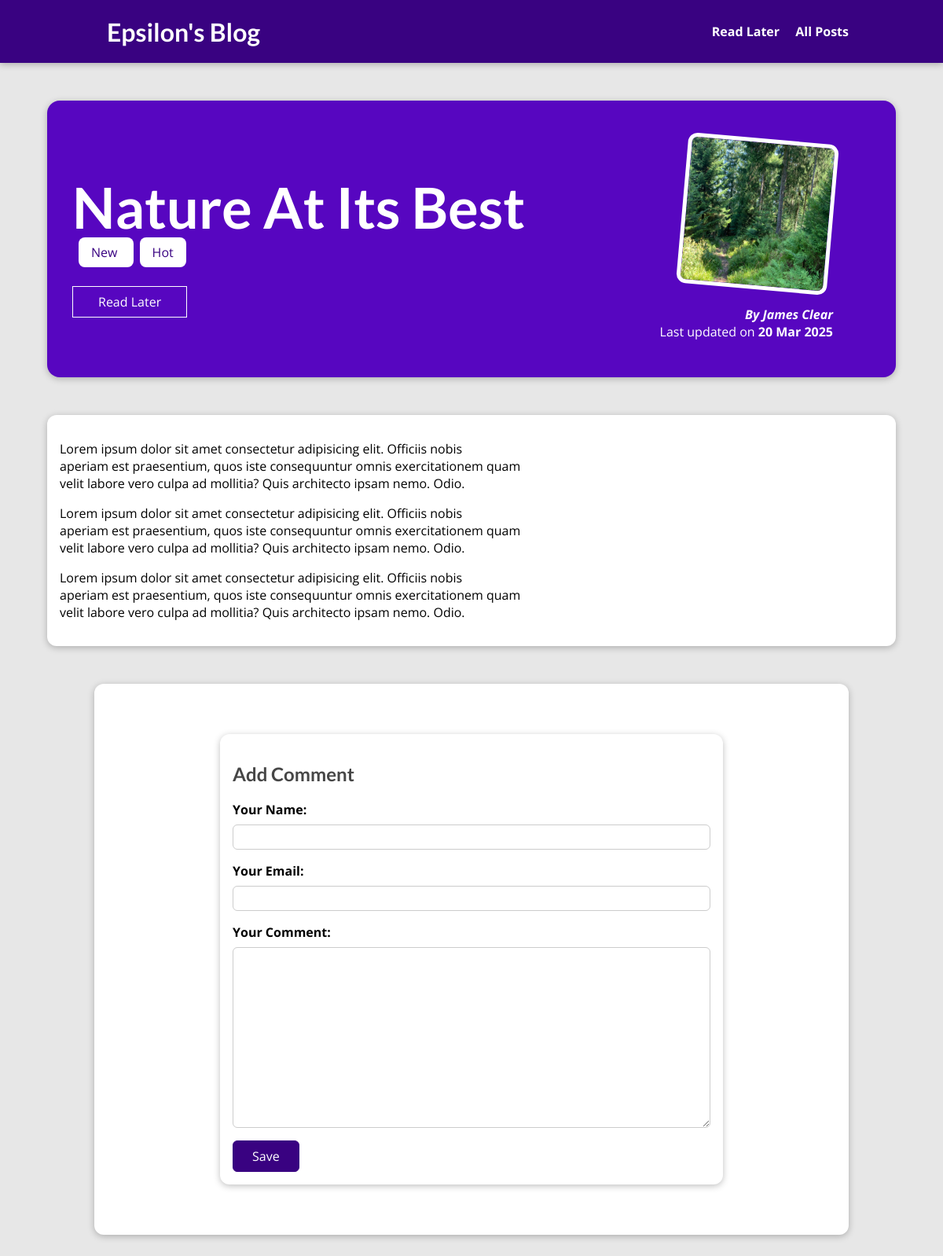
Page /posts/nature-at-its-best on the earlier database version.
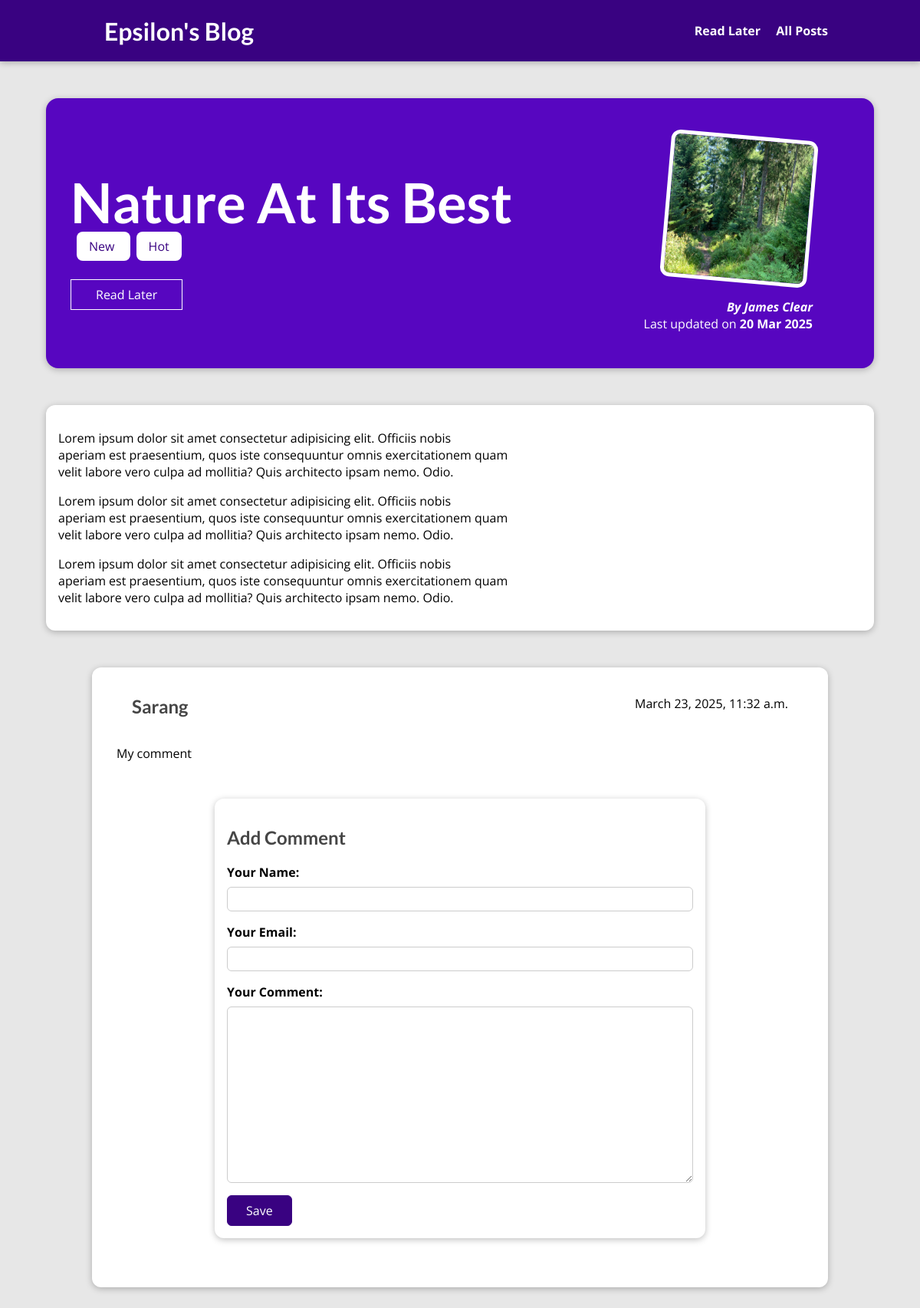
Same page on the later database version.
### blog/models.py (models this page shows, shortened)
class Post(models.Model):
    title = models.CharField(max_length=150)
    excerpt = models.CharField(max_length=200)
    image = models.ImageField(upload_to="uploads/images",null=True)
    date = models.DateField(auto_now=True)
    slug = models.SlugField(unique=True,db_index=True)
    content = models.TextField(validators=[MinLengthValidator(10)])
    author = models.ForeignKey(Author,on_delete=models.SET_NULL,related_name="posts",null=True)
    tags = models.ManyToManyField(Tag)

class Tag(models.Model):
    caption = models.CharField(max_length=20)

class Author(models.Model):
    first_name = models.CharField(max_length=50)
    last_name = models.CharField(max_length=50)
    email_address = models.EmailField()
    def __str__(self):
        return f"{self.first_name} {self.last_name}"

class Comment(models.Model):
    user_name = models.CharField(max_length=120)
    user_email = models.EmailField()
    text = models.TextField(max_length=400)
    datetime = models.DateTimeField(auto_now=True,null=True)
    post = models.ForeignKey(Post,on_delete=models.CASCADE,related_name="comments")

### blog/views.py (the view, shortened to what this page needs)
# urls.py: path("posts/<slug:slug>",views.PostDetailView.as_view(),name="post-detail-page"),
class PostDetailView(View):
    def is_stored_posts(self,request,post_id):
        stored_posts = request.session.get("stored_posts")
        if stored_posts is not None:
            is_saved_for_later = post_id in stored_posts
        else:
            is_saved_for_later = False
        return is_saved_for_later
    def get(self,request,slug):
        post = Post.objects.get(slug=slug)
        post_tags = post.tags.all()
        commentform = CommentForm()
        return render(request,'blog/post-details.html',{
            "post":post,
           "post_tags": post_tags,
           "comment_form": commentform ,
           "comments": post.comments.all().order_by("-datetime"),
           "saved_for_later" : self.is_stored_posts(request,post.id)
        })

### blog/forms.py
class CommentForm(forms.ModelForm):
    class Meta:
        model = Comment
        exclude = ["post"]
        labels = {
            "user_name" : "Your Name",
            "user_email" : "Your Email",
            "text" : "Your Comment"
        }

### blog/templates/blog/post-details.html (shortened to what this page needs)
{% extends "base.html" %}
{% load static %}
{% block css_files %}
  <link rel="stylesheet" href="{% static "blog/post-details.css" %}" />
{% endblock %}
{% block content %}
<section id="summary">
    <h2>{{post.title}} </h2>
    <div>
        {% for tag in post_tags %}
            <span class="tag"> {{tag.caption}} </span>
        {% endfor %}
    </div>
    <div id="read-later">
        <form action="{% url "read-later" %}", method=POST>
            <button >{% if saved_for_later %}
                    Remove from read later.
                {%else%}
                    Read Later
                {% endif %} </button>
        </form>
    </div>
    <article>
        <img src=" {{ post.image.url }}" alt="{{post.title}}"/>
        <address><a href="mailto:{{ post.author.email_address}}"> By {{post.author}}</a> </address>
        <div>
            Last updated on <time> {{post.date |date:"d M Y"}} </time>
        </div>
    </article>
</section>
<main>
{{post.content|linebreaks}}
</main>
<section id="comments">
    <ul>
        {% for comment in comments %}
        <li>
            <div class="comment-heading">
            <h2> {{ comment.user_name}} </h2>
             {% if comment.datetime %}<p>
                {{ comment.datetime}}
             </p>{% endif %}
            </div>
            <p> {{ comment.text | linebreaks }} </p>
        </li>
        {% endfor %}
    </ul>
<section>
<section id="comment-form">
    <h2> Add Comment </h2>
    <form action="{% url "post-detail-page" post.slug %}" method="POST">
        {% for form_field in comment_form %}
        <div class="form-control {% if form_field.errors %} invalid {% endif %}" >
        {{ form_field.label_tag }}
        {{form_field}}
        </div>
        {% endfor %}
        <button>Save </button>
    </form>
</section>
{% endblock content %}

### templates/base.html (shortened to what this page needs)
{% load static %}
<!DOCTYPE html>
<html>
    <head>
        <link rel="stylesheet" href="{% static "app.css" %}" />
        {% block css_files %}{% endblock css_files %}
    </head>
    <body>
        <header id="main-navigation">
            <h1><a href="{% url "starting-page" %}"> Epsilon's Blog </a></h1>
            <nav>
                <a href="{% url "read-later" %}">Read Later</a>
                <a href="{% url "posts-page" %}">All Posts</a>
            </nav>
        </header>
        {% block content %}{% endblock content %}
    </body>
</html>

### static/app.css (style rules this page uses)
* { box-sizing: border-box; }
html { font-family: 'Open Sans', 'Lato', sans-serif; }
body { margin: 0; }
h1, h2, h3 { font-family: 'Lato', sans-serif; font-weight: bold; }
#main-navigation { width: 100%; height: 5rem; display: flex; justify-content: space-between; align-items: center; padding: 0 10%; position: absolute; top: 0; left: 0; }
#main-navigation a { text-decoration: none; color: white; font-weight: bold; margin-left: 1rem; }

### blog/static/blog/post-details.css (style rules this page uses)
body { background-color: #e7e7e7; }
#main-navigation { background-color: #390281; box-shadow: 0 2px 8px rgba(0, 0, 0, 0.25); }
#summary { margin: 8rem auto 3rem auto; padding: 2rem; width: 90%; max-width: 90rem; border-radius: 16px; background-color: #5706c0; position: relative; box-shadow: 0 2px 8px rgba(0, 0, 0, 0.25); height: 22rem; }
#summary h2 { color: white; font-size: 4.5rem; margin-bottom: 0.25rem; }
#summary article { position: absolute; top: 2rem; right: 3rem; padding: 1rem 2rem; border-radius: 12px; text-align: right; color: white; }
#summary article img { width: 12rem; height: 12rem; border-radius: 12px; transform: rotateZ(5deg); border: 5px solid white; margin-bottom: 1rem; }
#summary address { font-weight: bold; }
#summary a { color: white; text-decoration: none; }
#summary time { font-weight: bold; }
#read-later { margin: 2rem 0; }
#read-later button { background-color: transparent; border: 1px solid white; padding: 0.5rem 2rem; font: inherit; color: white; cursor: pointer; }
main { width: 90%; max-width: 90rem; margin: 3rem auto; background-color: white; padding: 1rem; border-radius: 12px; box-shadow: 0 2px 8px rgba(0, 0, 0, 0.25); }
.tag { background-color: white; color: #390281; padding: 0.5rem 1rem; border-radius: 8px; margin-left: 0.5rem; }
#comment-form { margin: 3rem auto; width: 90%; max-width: 40rem; border-radius: 12px; background-color: white; box-shadow: 0 2px 8px rgba(0, 0, 0, 0.25); padding: 1rem; }
#comment-form button { font: inherit; background-color: #390281; color: white; border: 1px solid #390281; padding: 0.5rem 1.5rem; border-radius: 6px; cursor: pointer; }
.form-control { margin-bottom: 1rem; }
.form-control label { font-weight: bold; margin-bottom: 0.5rem; display: block; }
.form-control input, .form-control textarea { display: block; width: 100%; font: inherit; padding: 0.25rem; border-radius: 6px; border: 1px solid #ccc; }
#comments { margin: 3rem auto; width: 90%; max-width: 60rem; border-radius: 12px; background-color: white; box-shadow: 0 2px 8px rgba(0, 0, 0, 0.25); padding: 1rem 2rem; }
#comments ul { list-style: none; margin: 0; padding: 0; }
#comments li { margin-bottom: 1rem; border-bottom: 2px solid #ccc; }
#comments li:last-of-type { border-bottom: none; }
#comments h2 { color: #464646; }
.comment-heading { display: flex; justify-content: space-between; padding: 20px; }
.comment-heading h2 { margin: 0px; }
.comment-heading p { margin: 0px }

Differences in the rows shown:
added Comment: user_name "Sarang", datetime "March 23, 2025, 11:32 a.m.", text "My comment"
